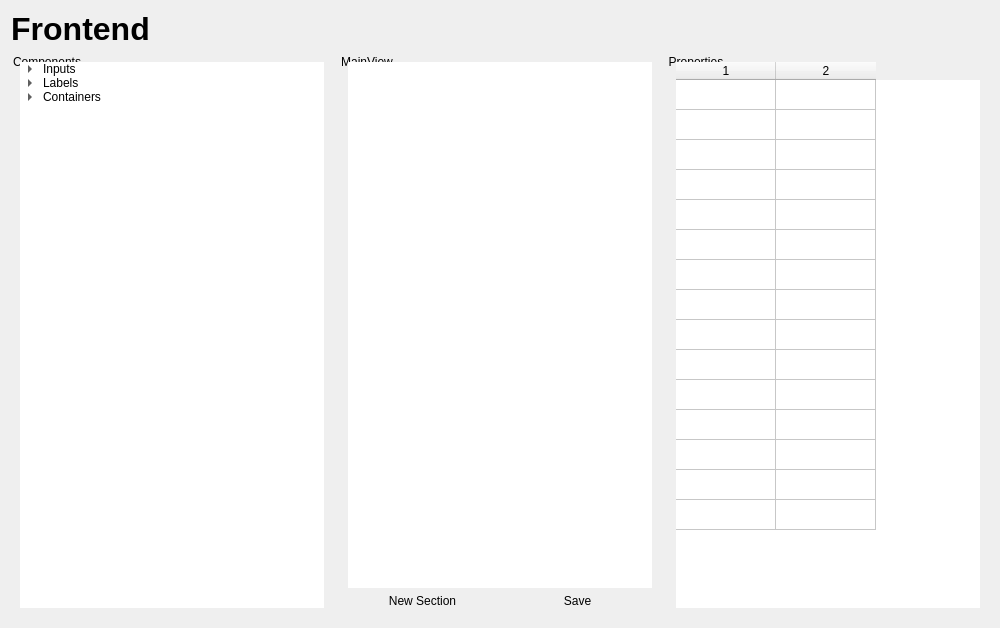
<?xml version="1.0" encoding="UTF-8"?>
<ui version="4.0">
 <class>FrontendDashboard</class>
 <widget class="QWidget" name="FrontendDashboard">
  <property name="geometry">
   <rect>
    <x>0</x>
    <y>0</y>
    <width>1000</width>
    <height>628</height>
   </rect>
  </property>
  <property name="windowTitle">
   <string>Frontend Dashboard</string>
  </property>
  <layout class="QVBoxLayout" name="mainLayout">
   <item>
    <widget class="QLabel" name="titleLabel">
     <property name="sizePolicy">
      <sizepolicy hsizetype="Fixed" vsizetype="Preferred">
       <horstretch>0</horstretch>
       <verstretch>0</verstretch>
      </sizepolicy>
     </property>
     <property name="font">
      <font>
       <family>Segoe UI</family>
       <pointsize>24</pointsize>
       <bold>true</bold>
      </font>
     </property>
     <property name="text">
      <string>Frontend</string>
     </property>
     <property name="alignment">
      <set>Qt::AlignmentFlag::AlignCenter</set>
     </property>
    </widget>
   </item>
   <item>
    <layout class="QHBoxLayout" name="horizontalLayout">
     <item>
      <widget class="QGroupBox" name="componentsGroup">
       <property name="styleSheet">
        <string notr="true">border: none;</string>
       </property>
       <property name="title">
        <string>Components</string>
       </property>
       <layout class="QVBoxLayout" name="verticalLayoutComponents">
        <item>
         <widget class="QTreeWidget" name="componentsTree">
          <property name="headerHidden">
           <bool>true</bool>
          </property>
          <column>
           <property name="text">
            <string>Components</string>
           </property>
          </column>
          <item>
           <property name="text">
            <string>Inputs</string>
           </property>
           <item>
            <property name="text">
             <string>Input</string>
            </property>
           </item>
           <item>
            <property name="text">
             <string>TextArea</string>
            </property>
           </item>
          </item>
          <item>
           <property name="text">
            <string>Labels</string>
           </property>
           <item>
            <property name="text">
             <string>Header H1</string>
            </property>
           </item>
           <item>
            <property name="text">
             <string>Header H2</string>
            </property>
           </item>
           <item>
            <property name="text">
             <string>Header H3</string>
            </property>
           </item>
           <item>
            <property name="text">
             <string>Paragraph</string>
            </property>
           </item>
          </item>
          <item>
           <property name="text">
            <string>Containers</string>
           </property>
           <item>
            <property name="text">
             <string>Horizontal Layout</string>
            </property>
           </item>
           <item>
            <property name="text">
             <string>Vertical Layout</string>
            </property>
           </item>
          </item>
         </widget>
        </item>
       </layout>
      </widget>
     </item>
     <item>
      <widget class="QGroupBox" name="currentViewGroup">
       <property name="styleSheet">
        <string notr="true">border: none;</string>
       </property>
       <property name="title">
        <string>MainView</string>
       </property>
       <layout class="QVBoxLayout" name="verticalLayoutMainView">
        <item>
         <widget class="QTreeWidget" name="currentViewTree">
          <property name="headerHidden">
           <bool>true</bool>
          </property>
          <column>
           <property name="text">
            <string>1</string>
           </property>
          </column>
         </widget>
        </item>
        <item>
         <layout class="QHBoxLayout" name="horizontalLayoutButtons">
          <item>
           <widget class="QPushButton" name="addSectionButton">
            <property name="text">
             <string>New Section</string>
            </property>
           </widget>
          </item>
          <item>
           <widget class="QPushButton" name="addColumnButton">
            <property name="text">
             <string>Save</string>
            </property>
           </widget>
          </item>
         </layout>
        </item>
       </layout>
      </widget>
     </item>
     <item>
      <widget class="QGroupBox" name="propertiesGroup">
       <property name="styleSheet">
        <string notr="true">border: none;</string>
       </property>
       <property name="title">
        <string>Properties</string>
       </property>
       <layout class="QVBoxLayout" name="verticalLayoutProperties">
        <item>
         <widget class="QTableWidget" name="propertiesTable">
          <property name="gridStyle">
           <enum>Qt::PenStyle::SolidLine</enum>
          </property>
          <property name="rowCount">
           <number>15</number>
          </property>
          <property name="columnCount">
           <number>2</number>
          </property>
          <property name="horizontalHeaderLabels" stdset="0">
           <stringlist>
            <string>Property</string>
            <string>Value</string>
           </stringlist>
          </property>
          <attribute name="horizontalHeaderVisible">
           <bool>true</bool>
          </attribute>
          <attribute name="verticalHeaderVisible">
           <bool>false</bool>
          </attribute>
          <row/>
          <row/>
          <row/>
          <row/>
          <row/>
          <row/>
          <row/>
          <row/>
          <row/>
          <row/>
          <row/>
          <row/>
          <row/>
          <row/>
          <row/>
          <column/>
          <column/>
         </widget>
        </item>
       </layout>
      </widget>
     </item>
    </layout>
   </item>
  </layout>
 </widget>
 <resources/>
 <connections/>
</ui>
